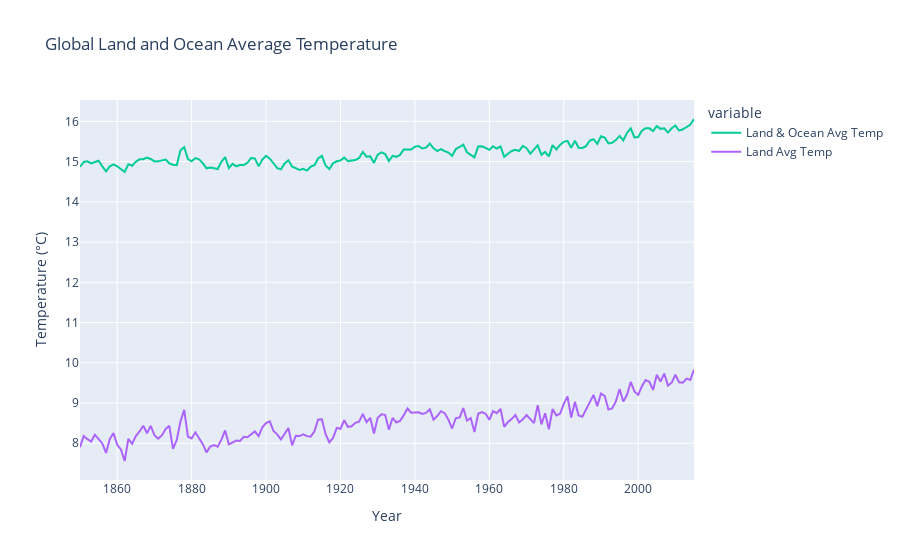

This figure's notebook cell:
### Code cell
# Graph temperature data
global_landocean_y = global_df['LandAndOceanAverageTemperature']
global_land_y = global_df['LandAverageTemperature']

fig3 = px.line(x=global_x, y=[global_landocean_y, global_land_y], title='Global Land and Ocean Average Temperature', color_discrete_map={0: 'blue', 1: 'green'})

# Update Axis Titles
fig3.update_xaxes(title_text='Year')
fig3.update_yaxes(title_text='Temperature (°C)')
fig3.data[0].name = 'Land & Ocean Avg Temp'
fig3.data[1].name = 'Land Avg Temp'

# Show the plot
fig3.show()

### Figure 1 — Plotly figure (JSON) as saved in the notebook; plotly's stock layout.template omitted (floating-point values rounded to 4 significant figures; data arrays with more than 128 entries replaced by an {"elided": "..."} marker saying what was removed)
{"data": [{"hovertemplate": "variable=wide_variable_0<br>x=%{x}<br>value=%{y}<extra></extra>", "legendgroup": "wide_variable_0", "line": {"color": "#00cc96", "dash": "solid"}, "marker": {"symbol": "circle"}, "mode": "lines", "name": "Land & Ocean Avg Temp", "orientation": "v", "showlegend": true, "type": "scatter", "x": {"elided": "166 int values"}, "xaxis": "x", "y": {"elided": "166 float values"}, "yaxis": "y"}, {"hovertemplate": "variable=wide_variable_1<br>x=%{x}<br>value=%{y}<extra></extra>", "legendgroup": "wide_variable_1", "line": {"color": "#ab63fa", "dash": "solid"}, "marker": {"symbol": "circle"}, "mode": "lines", "name": "Land Avg Temp", "orientation": "v", "showlegend": true, "type": "scatter", "x": {"elided": "166 int values"}, "xaxis": "x", "y": {"elided": "166 float values"}, "yaxis": "y"}], "layout": {"autosize": true, "legend": {"title": {"text": "variable"}, "tracegroupgap": 0}, "title": {"text": "Global Land and Ocean Average Temperature"}, "xaxis": {"anchor": "y", "autorange": true, "domain": [0, 1], "range": [1850, 2015], "title": {"text": "Year"}, "type": "linear"}, "yaxis": {"anchor": "x", "autorange": true, "domain": [0, 1], "range": [7.086, 16.53], "title": {"text": "Temperature (°C)"}, "type": "linear"}}}
